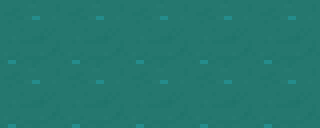

Rendered tile map (Tiled .tmx) drawn with the repository's tilesets; below, a short description and the full map source, tile grids included:
An orthogonal 5x2 tile map with 64x64 px tiles, 1 tile layer (Floor), 2 tilesets and 2 objects (NPC, Path).

<map version="1.10" tiledversion="1.12.2" orientation="orthogonal" renderorder="right-down" width="5" height="2" tilewidth="64" tileheight="64" infinite="0" nextlayerid="4" nextobjectid="3">
 <tileset firstgid="1" name="!CL_DEMO_64" tilewidth="64" tileheight="64" tilecount="1240" columns="40">
  <image source="../../../../assets/textures/environments/!CL_DEMO_64.png" width="2560" height="1984" />
 </tileset>
 <tileset firstgid="1241" name="duck-Sheet" tilewidth="64" tileheight="64" tilecount="120" columns="24">
  <image source="../../../../assets/textures/characters/duck-Sheet.png" width="1536" height="320" />
 </tileset>
 <layer id="1" name="Floor" width="5" height="2">
  <data encoding="csv">
137,137,137,137,137,
137,137,137,137,137
</data>
 </layer>
 <objectgroup id="2" name="Interaction">
  <object id="2" name="Iye" type="NPC" gid="1313" x="0.5" y="128" width="64" height="64" />
 </objectgroup>
 <objectgroup id="3" name="NPC Path">
  <object id="1" name="Combo" type="Path" x="28" y="35">
   <polyline points="0,0 136.5,-0.5 137,68 60,67.5 268,68.5 267.5,-2.5 185.5,-2" />
  </object>
 </objectgroup>
</map>
